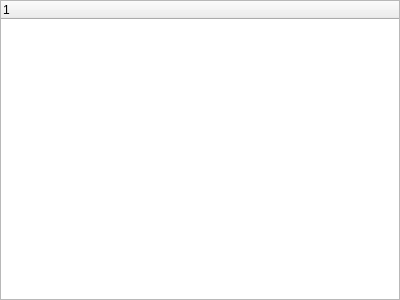
<?xml version="1.0" encoding="UTF-8"?>
<ui version="4.0">
 <class>Contact</class>
 <widget class="QWidget" name="Contact">
  <property name="geometry">
   <rect>
    <x>0</x>
    <y>0</y>
    <width>400</width>
    <height>300</height>
   </rect>
  </property>
  <property name="windowTitle">
   <string>Form</string>
  </property>
  <layout class="QVBoxLayout" name="verticalLayout">
   <property name="spacing">
    <number>0</number>
   </property>
   <property name="leftMargin">
    <number>0</number>
   </property>
   <property name="topMargin">
    <number>0</number>
   </property>
   <property name="rightMargin">
    <number>0</number>
   </property>
   <property name="bottomMargin">
    <number>0</number>
   </property>
   <item>
    <widget class="QStackedWidget" name="stackedWidget">
     <widget class="QWidget" name="page_contact">
      <layout class="QVBoxLayout" name="verticalLayout_2">
       <property name="spacing">
        <number>0</number>
       </property>
       <property name="leftMargin">
        <number>0</number>
       </property>
       <property name="topMargin">
        <number>0</number>
       </property>
       <property name="rightMargin">
        <number>0</number>
       </property>
       <property name="bottomMargin">
        <number>0</number>
       </property>
       <item>
        <widget class="QTreeWidget" name="contactTreeWidget">
         <column>
          <property name="text">
           <string notr="true">1</string>
          </property>
         </column>
        </widget>
       </item>
      </layout>
     </widget>
     <widget class="QWidget" name="page_msg">
      <layout class="QVBoxLayout" name="verticalLayout_3">
       <property name="spacing">
        <number>0</number>
       </property>
       <property name="leftMargin">
        <number>0</number>
       </property>
       <property name="topMargin">
        <number>0</number>
       </property>
       <property name="rightMargin">
        <number>0</number>
       </property>
       <property name="bottomMargin">
        <number>0</number>
       </property>
       <item>
        <widget class="QListWidget" name="chatListWidget"/>
       </item>
      </layout>
     </widget>
    </widget>
   </item>
  </layout>
 </widget>
 <resources/>
 <connections/>
</ui>
